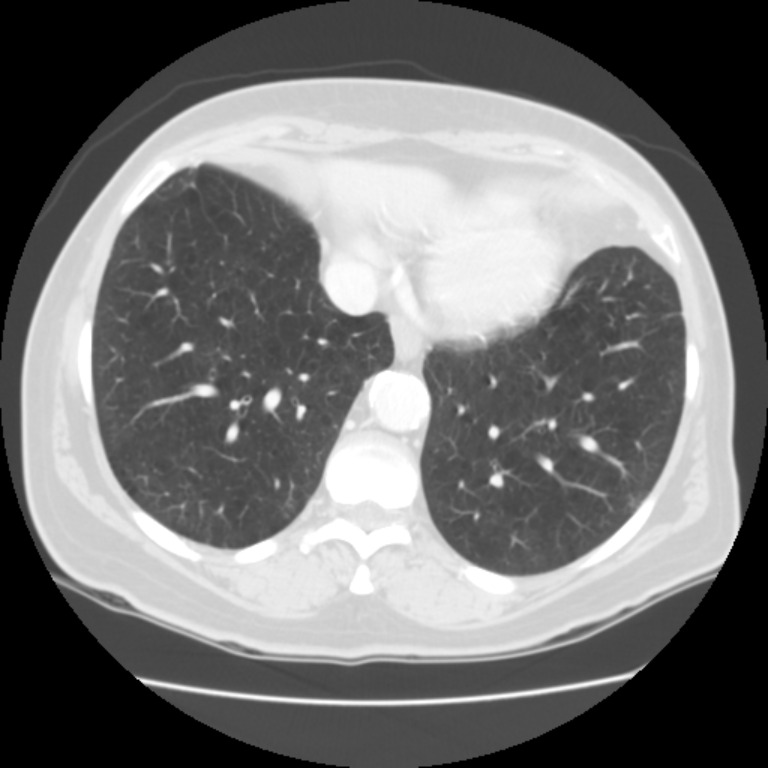
%> input picture img_1.jpg, 768 x 768 px
$ octave lg1.m   (GNU Octave 9; MATLAB toolbox functions it lacks are replaced by stand-ins)
%> lines starting %> are read from the running program, lines starting %| are printed output that depends on the picture; in (x1, y1, x2, y2) boxes, pixels count from 0 and x2, y2 are one past the last pixel; in counts of white or black regions, pixels touching at a corner belong together; the program's own positions count from 1
clear all;
close all;
%read image
A = imread('img_1.jpg');
%> A is the input picture: size 768x768x3 uint8; min 0, max 255, mean 114.3
% showimage
subplot(2,3,1), imshow(A), title('original image');
%rgb to gray converstion
A_gray = rgb2gray(A);

subplot(2,3,2), imshow(A_gray), title('gray image');
subplot(2,3,3), imhist(A_gray), title('gray histogram graph');
%histogram equalization
ylim('auto')
A_hist = histeq(A_gray, 256);
subplot(2,3,4),imshow(A_hist), title('histogram equalization');
subplot(2,3,5), imhist(A_hist),title('histogram');
ylim('auto')
% IMAGE RESTORATION
A_noise = imnoise(A_hist, 'salt & pepper', 0.05);
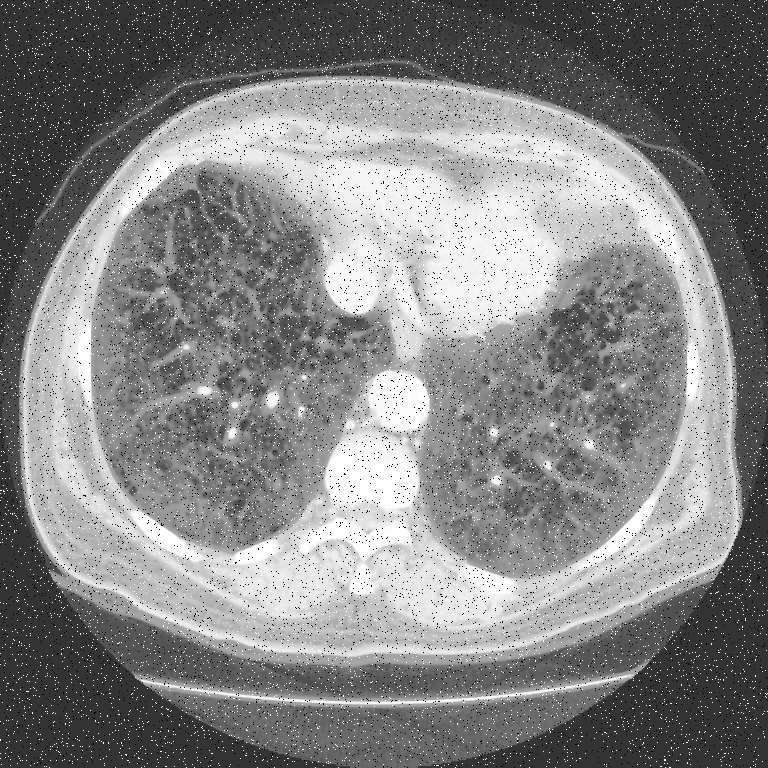
%> A_noise: size 768x768 uint8; min 0, max 255, mean 133.1
figure, subplot(1,2,1), imshow(A_noise),title('Noisy image');

A_fit=medfilt2(A_noise,[5,5], 'symmetric');
subplot(1,2,2), imshow(A_fit),title('filterd image image');

 %edge detection
 A_sobel = edge(A_fit, 'sobel');
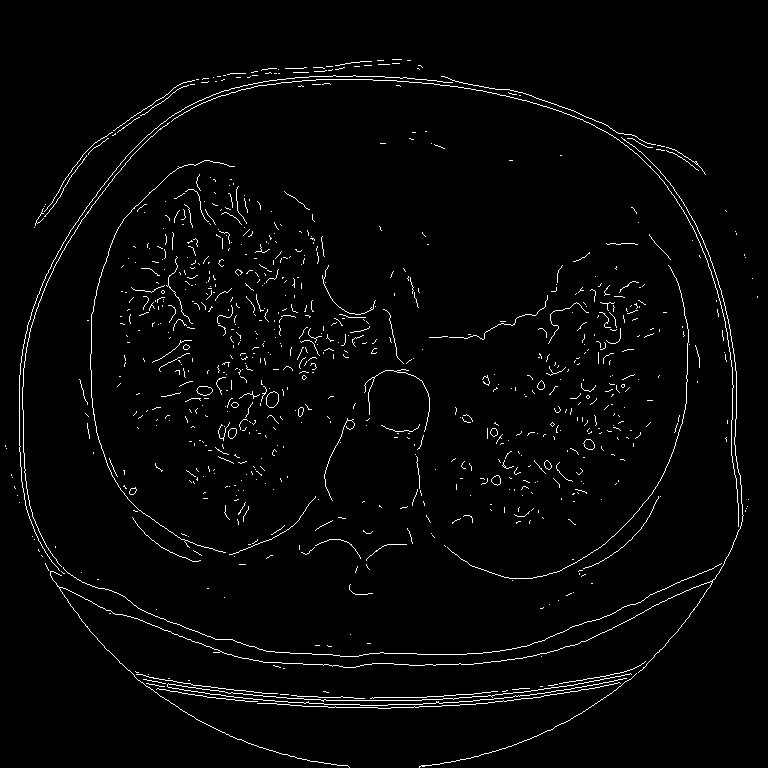
%> A_sobel: size 768x768 logical; 2.4% white in thin lines or dots
 figure, subplot(1,2,1), imshow(A_sobel),title('edged image');

 %convert to binary
 A_gray = im2double(A_gray);
%> A_gray: size 768x768 double
 %Gray image converted to binary
A_binary = imbinarize(A_fit,0.7);
%> A_binary: size 768x768 logical; 32% white; 22 white regions (9 under 20 px), largest, box (x1, y1, x2, y2) and area: (23, 79, 739, 657) 185955, (167, 674, 632, 705) 1577, (266, 391, 280, 409) 181
subplot(1,2,2), imshow(A_binary), title('binary image');
size(A_gray)
%> ans = [768 768]
se = strel('disk',12);
A_erode= imerode(A_gray, se);
A_outline = A_gray - A_erode;
imshowpair(A_gray, A_outline, 'montage');
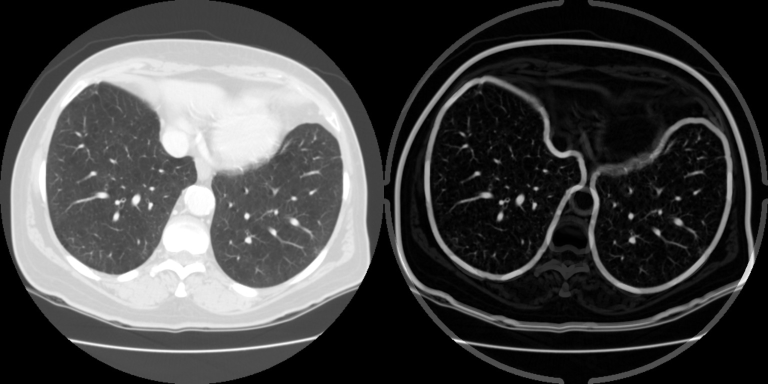
%> displayed picture: size 768x1536, on the screen's scale of 0 to 255 (shown at 1/2 size); min 0, max 255, mean 68.8
%image segmentation
%using morphological gradient
g = fspecial('sobel');
h = sqrt(imfilter(A_gray,g,'replicate').^2 +imfilter(A_gray,g','replicate').^2);
figure, imshow(h)
L = watershed(h);
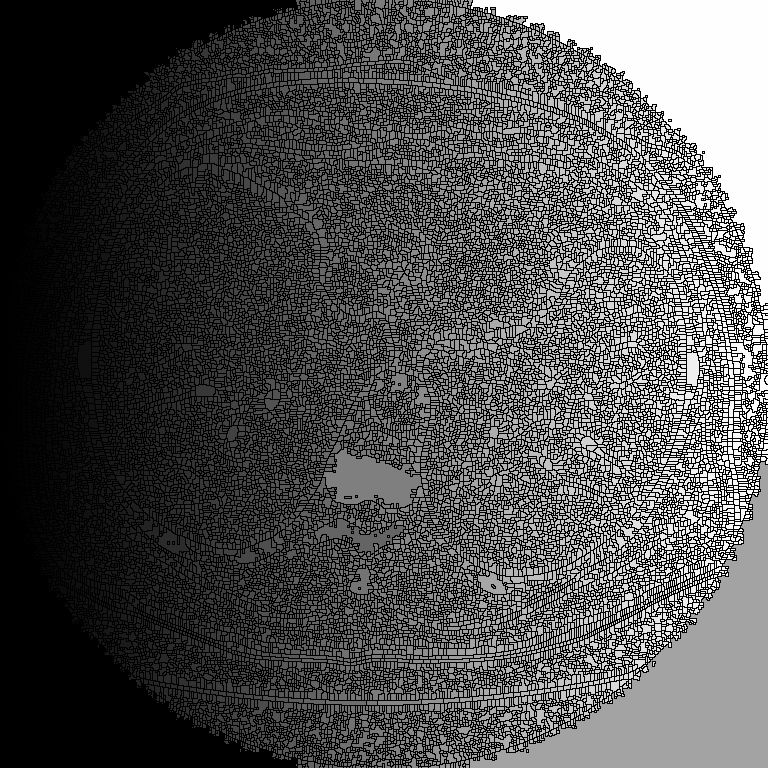
%> L: size 768x768 uint16; min 0, max 25474, mean 7774.8; drawn with min black and max white
wr = L ==0;
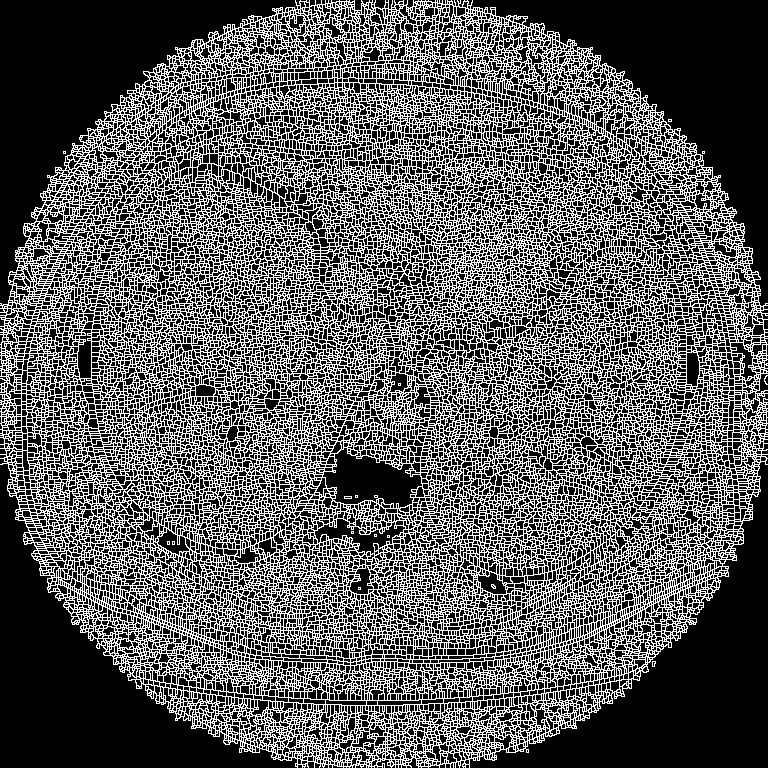
%> wr: size 768x768 logical; 35.4% white in thin lines or dots
figure,subplot(1,3,1), imshow(wr);
h2 = imclose(imopen(h, ones(3,3)),ones(3,3));
L2 = watershed(h2);
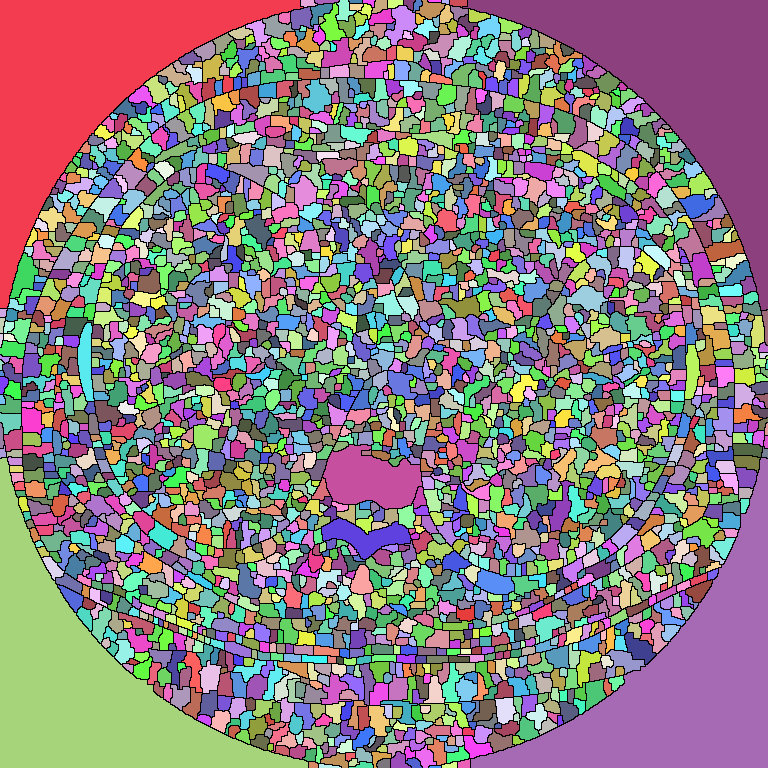
%> L2: size 768x768 uint16; 2981 distinct labels, from 0 to 2980; one colour per label, 0 black

wr2 = L2 ==0;
%> wr2: size 768x768 logical; 14.8% white in thin lines or dots
subplot(1,3,2), imshow(wr2);
e2 = A_binary;
e2(wr2) = 255;%thresholding
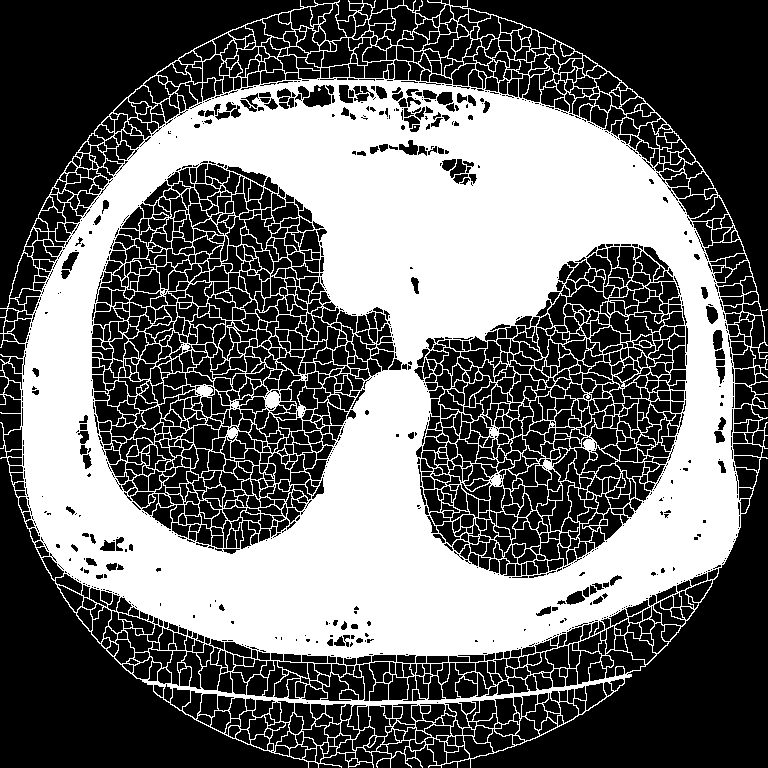
%> e2: size 768x768 logical; 41.2% white; 3 white regions (2 under 20 px), largest, box (x1, y1, x2, y2) and area: (0, 0, 768, 768) 242856
subplot(1,3,3), imshow(e2);
% extract feature

%convert B to a label matrix
e2(wr2) = bwlabel(e2(wr2));
A_region = regionprops(e2(wr2),'Area','MajorAxisLength','MinorAxisLength','Eccentricity','Orientation','ConvexArea','FilledArea','EulerNumber','EquivDiameter','Solidity','Extent','Perimeter');
%> A_region = 1 region; Area, MajorAxisLength, MinorAxisLength, Eccentricity and Orientation: 87547 101090.6 1.15 1 90


glcm = graycoprops(e2(wr2));
%> glcm = {Contrast 2.55e+09, Correlation 6.22e-15, Energy 1.14e-05, Homogeneity 0.000137}
    feat1 = [glcm.Contrast;glcm.Correlation;glcm.Energy;glcm.Homogeneity];
%> feat1 = [2.55e+09; 6.22e-15; 1.14e-05; 0.000137]
    e = entropy(e2(wr2));
%> e = 0
